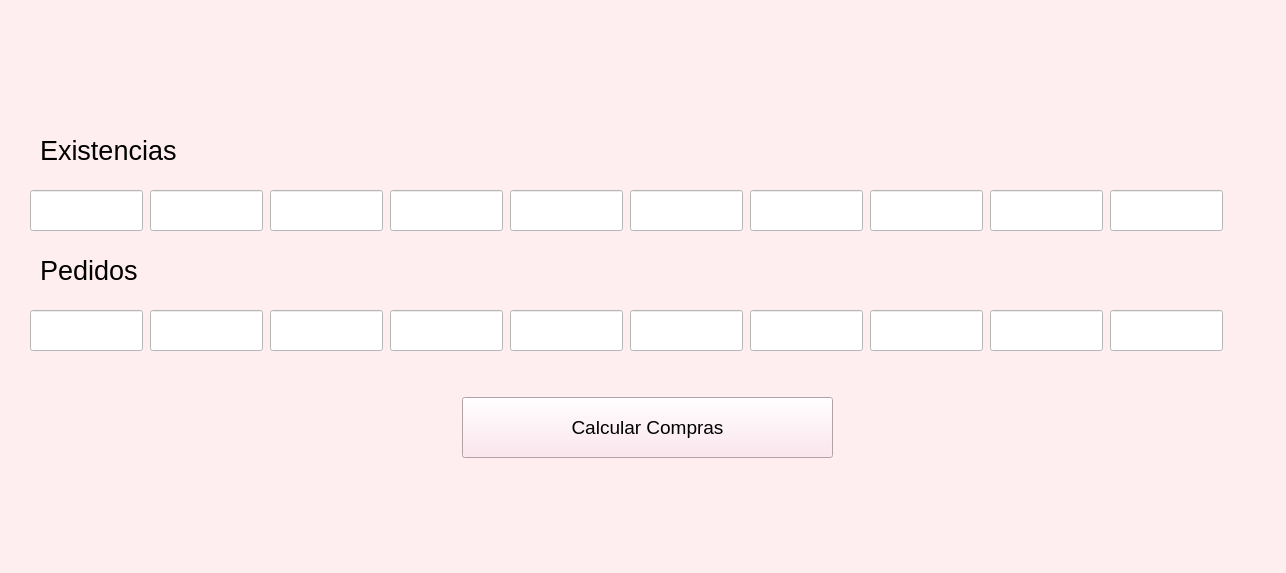
<?xml version="1.0" encoding="UTF-8"?>
<ui version="4.0">
 <class>MainWindow</class>
 <widget class="QMainWindow" name="MainWindow">
  <property name="geometry">
   <rect>
    <x>0</x>
    <y>0</y>
    <width>1286</width>
    <height>573</height>
   </rect>
  </property>
  <property name="windowTitle">
   <string>MainWindow</string>
  </property>
  <property name="styleSheet">
   <string notr="true">background-color: rgb(255, 238, 239);</string>
  </property>
  <widget class="QWidget" name="centralwidget">
   <widget class="QLabel" name="label">
    <property name="geometry">
     <rect>
      <x>0</x>
      <y>0</y>
      <width>181</width>
      <height>91</height>
     </rect>
    </property>
    <property name="text">
     <string/>
    </property>
    <property name="pixmap">
     <pixmap resource="../../Imagenes/resources.qrc">:/Logos/LogoUAT.png</pixmap>
    </property>
    <property name="scaledContents">
     <bool>true</bool>
    </property>
   </widget>
   <widget class="QLabel" name="label_2">
    <property name="geometry">
     <rect>
      <x>1110</x>
      <y>0</y>
      <width>181</width>
      <height>91</height>
     </rect>
    </property>
    <property name="text">
     <string/>
    </property>
    <property name="pixmap">
     <pixmap resource="../../Imagenes/resources.qrc">:/Logos/LogoFIT.jpg</pixmap>
    </property>
    <property name="scaledContents">
     <bool>true</bool>
    </property>
   </widget>
   <widget class="QLabel" name="label_3">
    <property name="geometry">
     <rect>
      <x>1110</x>
      <y>430</y>
      <width>181</width>
      <height>91</height>
     </rect>
    </property>
    <property name="text">
     <string/>
    </property>
    <property name="pixmap">
     <pixmap resource="../../Imagenes/resources.qrc">:/Logos/RhineLab.jpg</pixmap>
    </property>
    <property name="scaledContents">
     <bool>true</bool>
    </property>
   </widget>
   <widget class="QLineEdit" name="txtExistencia1">
    <property name="geometry">
     <rect>
      <x>30</x>
      <y>190</y>
      <width>113</width>
      <height>41</height>
     </rect>
    </property>
    <property name="styleSheet">
     <string notr="true">background-color: rgb(255, 255, 255);</string>
    </property>
   </widget>
   <widget class="QLabel" name="label_4">
    <property name="geometry">
     <rect>
      <x>40</x>
      <y>130</y>
      <width>171</width>
      <height>41</height>
     </rect>
    </property>
    <property name="font">
     <font>
      <pointsize>20</pointsize>
     </font>
    </property>
    <property name="text">
     <string>Existencias</string>
    </property>
   </widget>
   <widget class="QLabel" name="label_5">
    <property name="geometry">
     <rect>
      <x>40</x>
      <y>250</y>
      <width>171</width>
      <height>41</height>
     </rect>
    </property>
    <property name="font">
     <font>
      <pointsize>20</pointsize>
     </font>
    </property>
    <property name="text">
     <string>Pedidos</string>
    </property>
   </widget>
   <widget class="QPushButton" name="btnCompras">
    <property name="geometry">
     <rect>
      <x>462</x>
      <y>397</y>
      <width>371</width>
      <height>61</height>
     </rect>
    </property>
    <property name="font">
     <font>
      <pointsize>14</pointsize>
     </font>
    </property>
    <property name="styleSheet">
     <string notr="true">background-color: rgb(255, 224, 235);</string>
    </property>
    <property name="text">
     <string>Calcular Compras</string>
    </property>
   </widget>
   <widget class="QLineEdit" name="txtExistencia2">
    <property name="geometry">
     <rect>
      <x>150</x>
      <y>190</y>
      <width>113</width>
      <height>41</height>
     </rect>
    </property>
    <property name="styleSheet">
     <string notr="true">background-color: rgb(255, 255, 255);</string>
    </property>
   </widget>
   <widget class="QLineEdit" name="txtExistencia4">
    <property name="geometry">
     <rect>
      <x>390</x>
      <y>190</y>
      <width>113</width>
      <height>41</height>
     </rect>
    </property>
    <property name="styleSheet">
     <string notr="true">background-color: rgb(255, 255, 255);</string>
    </property>
   </widget>
   <widget class="QLineEdit" name="txtExistencia3">
    <property name="geometry">
     <rect>
      <x>270</x>
      <y>190</y>
      <width>113</width>
      <height>41</height>
     </rect>
    </property>
    <property name="styleSheet">
     <string notr="true">background-color: rgb(255, 255, 255);</string>
    </property>
   </widget>
   <widget class="QLineEdit" name="txtExistencia7">
    <property name="geometry">
     <rect>
      <x>750</x>
      <y>190</y>
      <width>113</width>
      <height>41</height>
     </rect>
    </property>
    <property name="styleSheet">
     <string notr="true">background-color: rgb(255, 255, 255);</string>
    </property>
   </widget>
   <widget class="QLineEdit" name="txtExistencia8">
    <property name="geometry">
     <rect>
      <x>870</x>
      <y>190</y>
      <width>113</width>
      <height>41</height>
     </rect>
    </property>
    <property name="styleSheet">
     <string notr="true">background-color: rgb(255, 255, 255);</string>
    </property>
   </widget>
   <widget class="QLineEdit" name="txtExistencia6">
    <property name="geometry">
     <rect>
      <x>630</x>
      <y>190</y>
      <width>113</width>
      <height>41</height>
     </rect>
    </property>
    <property name="styleSheet">
     <string notr="true">background-color: rgb(255, 255, 255);</string>
    </property>
   </widget>
   <widget class="QLineEdit" name="txtExistencia5">
    <property name="geometry">
     <rect>
      <x>510</x>
      <y>190</y>
      <width>113</width>
      <height>41</height>
     </rect>
    </property>
    <property name="styleSheet">
     <string notr="true">background-color: rgb(255, 255, 255);</string>
    </property>
   </widget>
   <widget class="QLineEdit" name="txtExistencia9">
    <property name="geometry">
     <rect>
      <x>990</x>
      <y>190</y>
      <width>113</width>
      <height>41</height>
     </rect>
    </property>
    <property name="styleSheet">
     <string notr="true">background-color: rgb(255, 255, 255);</string>
    </property>
   </widget>
   <widget class="QLineEdit" name="txtExistencia10">
    <property name="geometry">
     <rect>
      <x>1110</x>
      <y>190</y>
      <width>113</width>
      <height>41</height>
     </rect>
    </property>
    <property name="styleSheet">
     <string notr="true">background-color: rgb(255, 255, 255);</string>
    </property>
   </widget>
   <widget class="QLineEdit" name="txtPedido10">
    <property name="geometry">
     <rect>
      <x>1110</x>
      <y>310</y>
      <width>113</width>
      <height>41</height>
     </rect>
    </property>
    <property name="styleSheet">
     <string notr="true">background-color: rgb(255, 255, 255);</string>
    </property>
   </widget>
   <widget class="QLineEdit" name="txtPedido5">
    <property name="geometry">
     <rect>
      <x>510</x>
      <y>310</y>
      <width>113</width>
      <height>41</height>
     </rect>
    </property>
    <property name="styleSheet">
     <string notr="true">background-color: rgb(255, 255, 255);</string>
    </property>
   </widget>
   <widget class="QLineEdit" name="txtPedido7">
    <property name="geometry">
     <rect>
      <x>750</x>
      <y>310</y>
      <width>113</width>
      <height>41</height>
     </rect>
    </property>
    <property name="styleSheet">
     <string notr="true">background-color: rgb(255, 255, 255);</string>
    </property>
   </widget>
   <widget class="QLineEdit" name="txtPedido6">
    <property name="geometry">
     <rect>
      <x>630</x>
      <y>310</y>
      <width>113</width>
      <height>41</height>
     </rect>
    </property>
    <property name="styleSheet">
     <string notr="true">background-color: rgb(255, 255, 255);</string>
    </property>
   </widget>
   <widget class="QLineEdit" name="txtPedido3">
    <property name="geometry">
     <rect>
      <x>270</x>
      <y>310</y>
      <width>113</width>
      <height>41</height>
     </rect>
    </property>
    <property name="styleSheet">
     <string notr="true">background-color: rgb(255, 255, 255);</string>
    </property>
   </widget>
   <widget class="QLineEdit" name="txtPedido9">
    <property name="geometry">
     <rect>
      <x>990</x>
      <y>310</y>
      <width>113</width>
      <height>41</height>
     </rect>
    </property>
    <property name="styleSheet">
     <string notr="true">background-color: rgb(255, 255, 255);</string>
    </property>
   </widget>
   <widget class="QLineEdit" name="txtPedido4">
    <property name="geometry">
     <rect>
      <x>390</x>
      <y>310</y>
      <width>113</width>
      <height>41</height>
     </rect>
    </property>
    <property name="styleSheet">
     <string notr="true">background-color: rgb(255, 255, 255);</string>
    </property>
   </widget>
   <widget class="QLineEdit" name="txtPedido2">
    <property name="geometry">
     <rect>
      <x>150</x>
      <y>310</y>
      <width>113</width>
      <height>41</height>
     </rect>
    </property>
    <property name="styleSheet">
     <string notr="true">background-color: rgb(255, 255, 255);</string>
    </property>
   </widget>
   <widget class="QLineEdit" name="txtPedido8">
    <property name="geometry">
     <rect>
      <x>870</x>
      <y>310</y>
      <width>113</width>
      <height>41</height>
     </rect>
    </property>
    <property name="styleSheet">
     <string notr="true">background-color: rgb(255, 255, 255);</string>
    </property>
   </widget>
   <widget class="QLineEdit" name="txtPedido1">
    <property name="geometry">
     <rect>
      <x>30</x>
      <y>310</y>
      <width>113</width>
      <height>41</height>
     </rect>
    </property>
    <property name="styleSheet">
     <string notr="true">background-color: rgb(255, 255, 255);</string>
    </property>
   </widget>
  </widget>
  <widget class="QMenuBar" name="menubar">
   <property name="geometry">
    <rect>
     <x>0</x>
     <y>0</y>
     <width>1286</width>
     <height>26</height>
    </rect>
   </property>
  </widget>
  <widget class="QStatusBar" name="statusbar"/>
 </widget>
 <resources>
  <include location="../../Imagenes/resources.qrc"/>
 </resources>
 <connections/>
</ui>
